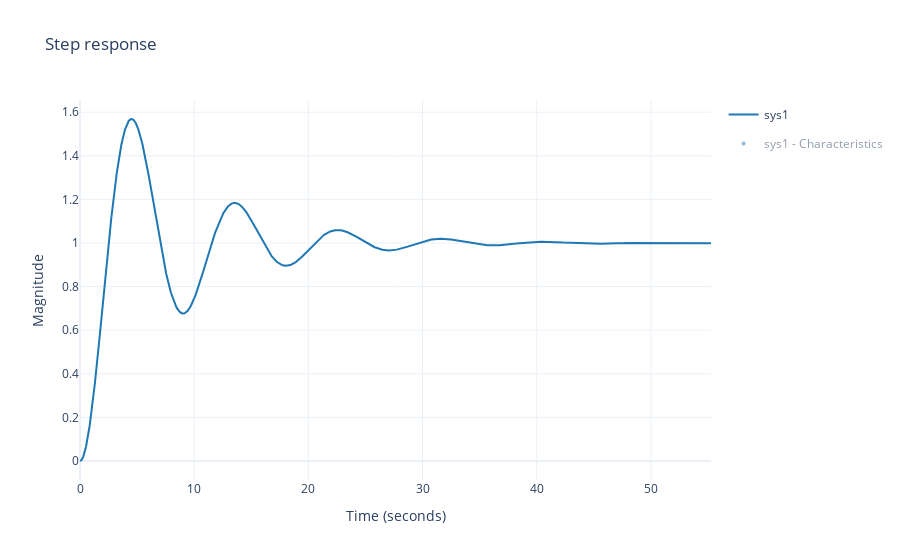

Notebook code for this chart:
### Markdown cell above
Vérifie les paramètres que tu as trouvés en les intégrant dans la cellule de code ci-dessous :

### Code cell
# [À compléter avec les paramètres trouvés !]

zeta = 8
wn = 4
K_BO = 2
tau = 4

# Calcul de la fonction de transfert en BO
H_BO = ml.tf(K_BO, [tau, 1])
H_BO = ml.tf(1, [1, 0]) * H_BO  # Pour ajouter le pôle à l'origine
print("H_BO =", H_BO)

# Calcul de la fonction de transfert en BF
H_BF = ml.feedback(H_BO)
print("H_BF =", H_BF)

# Vérification de la réponse indicielle avec ses caractéristiques
rlf.step(H_BF, plot_infos=True)

### Figure 1 — Plotly figure (JSON) as saved in the notebook; plotly's stock layout.template omitted (floating-point values rounded to 4 significant figures; data arrays with more than 128 entries replaced by an {"elided": "..."} marker saying what was removed)
{"data": [{"line": {"color": "#1F77B4"}, "name": "sys1", "type": "scatter", "x": {"elided": "10000 float values"}, "y": {"elided": "10000 float values"}}, {"customdata": [null], "hoverinfo": "none", "hovertemplate": "<b>DC Gain</b>: %{y:.3f}<br>", "legendgroup": "sys1 - Characteristics", "marker": {"color": "#1F77B4", "line": {"color": "#1F77B4", "width": 2}, "size": 6, "symbol": "circle"}, "mode": "markers", "name": "sys1 - DCGain", "showlegend": false, "type": "scatter", "visible": "legendonly", "x": [55.26], "y": [0.9992]}, {"legendgroup": "sys1 - Characteristics", "line": {"color": "#1F77B4", "dash": "dot", "width": 2}, "mode": "lines", "name": "sys1 - Up limit", "showlegend": false, "type": "scatter", "visible": "legendonly", "x": [0, 55.26], "y": [0.9992, 0.9992]}, {"legendgroup": "sys1 - Characteristics", "line": {"color": "#1F77B4", "dash": "dot", "width": 2}, "mode": "lines", "name": "sys1 - Up limit", "showlegend": false, "type": "scatter", "visible": "legendonly", "x": [0, 55.26], "y": [1.049, 1.049]}, {"legendgroup": "sys1 - Characteristics", "line": {"color": "#1F77B4", "dash": "dot", "width": 2}, "mode": "lines", "name": "sys1 - Low limit", "showlegend": false, "type": "scatter", "visible": "legendonly", "x": [0, 55.26], "y": [0.9492, 0.9492]}, {"customdata": [23.45], "hoverinfo": "none", "hovertemplate": "<b>SettlingTime</b>: %{x:.3f}s<br>", "legendgroup": "sys1 - Characteristics", "marker": {"color": "#1F77B4", "line": {"color": "#1F77B4", "width": 2}, "size": 6, "symbol": "circle"}, "mode": "markers", "name": "sys1 - SettlingTime", "showlegend": false, "type": "scatter", "visible": "legendonly", "x": [23.45], "y": [1.049]}, {"legendgroup": "sys1 - Characteristics", "line": {"color": "#1F77B4", "dash": "dot", "width": 2}, "mode": "lines", "name": "sys1 - SettlingTime", "showlegend": false, "type": "scatter", "visible": "legendonly", "x": [23.45, 23.45], "y": [0, 1.049]}, {"legendgroup": "sys1 - Characteristics", "line": {"color": "#1F77B4", "dash": "dot", "width": 2}, "mode": "lines", "name": "sys1 - RiseTime left limit", "showlegend": false, "type": "scatter", "visible": "legendonly", "x": [0.6577, 0.6577], "y": [0, 0.9022]}, {"legendgroup": "sys1 - Characteristics", "line": {"color": "#1F77B4", "dash": "dot", "width": 2}, "mode": "lines", "name": "sys1 - RiseTime right limit", "showlegend": false, "type": "scatter", "visible": "legendonly", "x": [2.327, 2.327], "y": [0, 0.9022]}, {"legendgroup": "sys1 - Characteristics", "line": {"color": "#1F77B4", "dash": "dot", "width": 2}, "mode": "lines", "name": "sys1 - RiseTime horizontal limit", "showlegend": false, "type": "scatter", "visible": "legendonly", "x": [0, 2.327], "y": [0.9022, 0.9022]}, {"customdata": [1.669], "hoverinfo": "none", "hovertemplate": "<b>RiseTime</b>: %{customdata:.3f}s<br>", "legendgroup": "sys1 - Characteristics", "marker": {"color": "#1F77B4", "line": {"color": "#1F77B4", "width": 2}, "size": 6, "symbol": "circle"}, "mode": "markers", "name": "sys1 - RiseTime", "showlegend": false, "type": "scatter", "visible": "legendonly", "x": [2.327], "y": [0.9022]}, {"legendgroup": "sys1 - Characteristics", "line": {"color": "#1F77B4", "dash": "dot", "width": 2}, "mode": "lines", "name": "sys1 - Overshoot vertical line", "showlegend": false, "type": "scatter", "visible": "legendonly", "x": [4.515, 4.515], "y": [0, 1.569]}, {"legendgroup": "sys1 - Characteristics", "line": {"color": "#1F77B4", "dash": "dot", "width": 2}, "mode": "lines", "name": "sys1 - Overshoot horizontal line", "showlegend": false, "type": "scatter", "visible": "legendonly", "x": [0, 4.515], "y": [1.569, 1.569]}, {"customdata": [57.01], "hoverinfo": "none", "hovertemplate": "<b>Peak</b>: %{y:.3f}<br><b>Peak time</b>: %{x:.3f}s<br><b>Overshoot</b>: %{customdata:.3f}%<br>", "legendgroup": "sys1 - Characteristics", "marker": {"color": "#1F77B4", "line": {"color": "#1F77B4", "width": 2}, "size": 6, "symbol": "circle"}, "mode": "markers", "name": "sys1 - Overshoot", "showlegend": false, "type": "scatter", "visible": "legendonly", "x": [4.515], "y": [1.569]}, {"legendgroup": "sys1 - Characteristics", "marker": {"color": "#1F77B4", "line": {"color": "#1F77B4", "width": 2}, "size": 1, "symbol": "circle"}, "mode": "markers", "name": "sys1 - Characteristics", "type": "scatter", "visible": "legendonly", "x": [27.63], "y": [0.9686]}], "layout": {"title": {"text": "Step response"}, "xaxis": {"title": {"text": "Time (seconds)"}}, "yaxis": {"title": {"text": "Magnitude"}}}}
